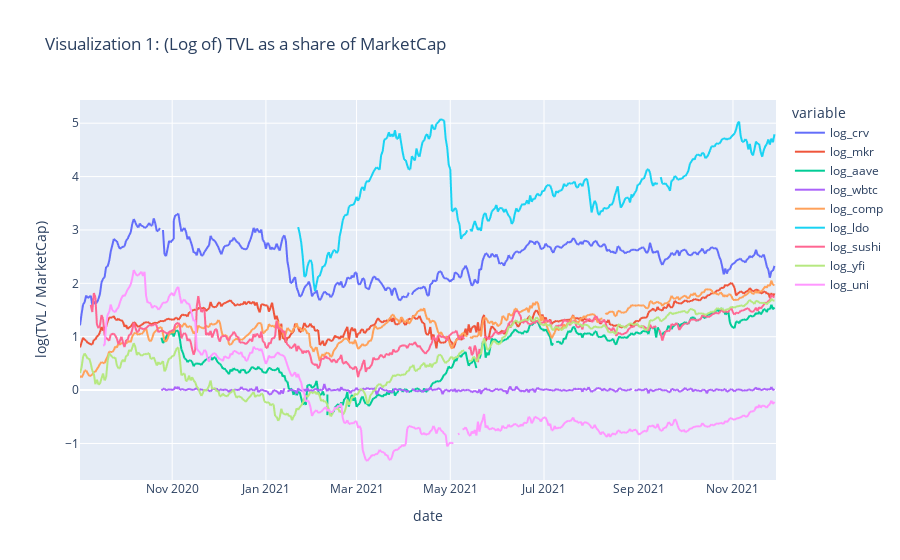

The cell this chart's notebook holds for it:
### Markdown cell above
# Visualization 1: TVL as a share of MarketCap

### Code cell
df = pd.DataFrame(dall.date)
for token in tokens:
    label = token[1].lower()
    df[label]=dall['tvl_'+label]/dall['mc_'+label]
    #df[label]=dall['mc_'+label]/dall['tvl_'+label]
    df['log_'+label]=np.log(df[label])

df = df[(df['date'] > '2020-09-01')]
df = get_subdataframe(df,str="log_*") # plot only log
fig = px.line(df, x=df.date, y=df.columns[1:],title="Visualization 1: (Log of) TVL as a share of MarketCap",labels={'value':'log(TVL / MarketCap)'})
fig.show()

### Figure 1 — Plotly figure (JSON) as saved in the notebook; plotly's stock layout.template omitted (floating-point values rounded to 4 significant figures; data arrays with more than 128 entries replaced by an {"elided": "..."} marker saying what was removed)
{"data": [{"hovertemplate": "variable=log_crv<br>date=%{x}<br>log(TVL / MarketCap)=%{y}<extra></extra>", "legendgroup": "log_crv", "line": {"color": "#636efa", "dash": "solid"}, "mode": "lines", "name": "log_crv", "showlegend": true, "type": "scattergl", "x": {"elided": "463 str values"}, "xaxis": "x", "y": {"elided": "463 float values"}, "yaxis": "y"}, {"hovertemplate": "variable=log_mkr<br>date=%{x}<br>log(TVL / MarketCap)=%{y}<extra></extra>", "legendgroup": "log_mkr", "line": {"color": "#EF553B", "dash": "solid"}, "mode": "lines", "name": "log_mkr", "showlegend": true, "type": "scattergl", "x": {"elided": "463 str values"}, "xaxis": "x", "y": {"elided": "463 float values"}, "yaxis": "y"}, {"hovertemplate": "variable=log_aave<br>date=%{x}<br>log(TVL / MarketCap)=%{y}<extra></extra>", "legendgroup": "log_aave", "line": {"color": "#00cc96", "dash": "solid"}, "mode": "lines", "name": "log_aave", "showlegend": true, "type": "scattergl", "x": {"elided": "463 str values"}, "xaxis": "x", "y": {"elided": "463 float values"}, "yaxis": "y"}, {"hovertemplate": "variable=log_wbtc<br>date=%{x}<br>log(TVL / MarketCap)=%{y}<extra></extra>", "legendgroup": "log_wbtc", "line": {"color": "#ab63fa", "dash": "solid"}, "mode": "lines", "name": "log_wbtc", "showlegend": true, "type": "scattergl", "x": {"elided": "463 str values"}, "xaxis": "x", "y": {"elided": "463 float values"}, "yaxis": "y"}, {"hovertemplate": "variable=log_comp<br>date=%{x}<br>log(TVL / MarketCap)=%{y}<extra></extra>", "legendgroup": "log_comp", "line": {"color": "#FFA15A", "dash": "solid"}, "mode": "lines", "name": "log_comp", "showlegend": true, "type": "scattergl", "x": {"elided": "463 str values"}, "xaxis": "x", "y": {"elided": "463 float values"}, "yaxis": "y"}, {"hovertemplate": "variable=log_ldo<br>date=%{x}<br>log(TVL / MarketCap)=%{y}<extra></extra>", "legendgroup": "log_ldo", "line": {"color": "#19d3f3", "dash": "solid"}, "mode": "lines", "name": "log_ldo", "showlegend": true, "type": "scattergl", "x": {"elided": "463 str values"}, "xaxis": "x", "y": {"elided": "463 float values"}, "yaxis": "y"}, {"hovertemplate": "variable=log_sushi<br>date=%{x}<br>log(TVL / MarketCap)=%{y}<extra></extra>", "legendgroup": "log_sushi", "line": {"color": "#FF6692", "dash": "solid"}, "mode": "lines", "name": "log_sushi", "showlegend": true, "type": "scattergl", "x": {"elided": "463 str values"}, "xaxis": "x", "y": {"elided": "463 float values"}, "yaxis": "y"}, {"hovertemplate": "variable=log_yfi<br>date=%{x}<br>log(TVL / MarketCap)=%{y}<extra></extra>", "legendgroup": "log_yfi", "line": {"color": "#B6E880", "dash": "solid"}, "mode": "lines", "name": "log_yfi", "showlegend": true, "type": "scattergl", "x": {"elided": "463 str values"}, "xaxis": "x", "y": {"elided": "463 float values"}, "yaxis": "y"}, {"hovertemplate": "variable=log_uni<br>date=%{x}<br>log(TVL / MarketCap)=%{y}<extra></extra>", "legendgroup": "log_uni", "line": {"color": "#FF97FF", "dash": "solid"}, "mode": "lines", "name": "log_uni", "showlegend": true, "type": "scattergl", "x": {"elided": "463 str values"}, "xaxis": "x", "y": {"elided": "463 float values"}, "yaxis": "y"}], "layout": {"legend": {"title": {"text": "variable"}, "tracegroupgap": 0}, "title": {"text": "Visualization 1: (Log of) TVL as a share of MarketCap"}, "xaxis": {"anchor": "y", "domain": [0, 1], "title": {"text": "date"}}, "yaxis": {"anchor": "x", "domain": [0, 1], "title": {"text": "log(TVL / MarketCap)"}}}}
